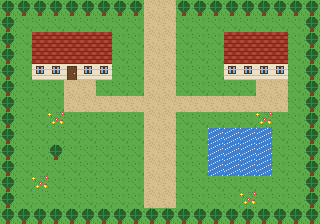

Tiled map render using the project's own tile images. Description and the whole map definition, tile-layer contents included, below:
An orthogonal 20x14 tile map with 16x16 px tiles, 3 tile layers (ground, ground2, overhead) and 7 objects (2x npc, 2x sign, spawn, warp, trigger).

<map version="1.10" tiledversion="1.10.2" orientation="orthogonal" renderorder="right-down" width="20" height="14" tilewidth="16" tileheight="16" infinite="0" nextlayerid="6" nextobjectid="8">
 <tileset firstgid="1" source="../tilesets/overworld.tsx" />
 <layer id="1" name="ground" width="20" height="14">
  <data encoding="csv">
1,1,1,1,1,1,1,1,1,3,3,1,1,1,1,1,1,1,1,1,
1,1,1,1,1,1,1,1,1,3,3,1,1,1,1,1,1,1,1,1,
1,1,9,9,9,9,9,1,1,3,3,1,1,1,9,9,9,9,1,1,
1,1,9,9,9,9,9,1,1,3,3,1,1,1,9,9,9,9,1,1,
1,1,10,10,11,10,10,1,1,3,3,1,1,1,10,10,10,10,1,1,
1,1,1,1,3,3,1,1,1,3,3,1,1,1,1,1,3,3,1,1,
1,1,1,1,3,3,3,3,3,3,3,3,3,3,3,3,3,3,1,1,
1,1,1,1,1,1,1,1,1,3,3,1,1,1,1,1,1,1,1,1,
1,1,1,1,1,1,1,1,1,3,3,1,1,4,4,4,4,1,1,1,
1,1,1,1,1,1,1,1,1,3,3,1,1,4,4,4,4,1,1,1,
1,1,1,1,1,1,1,1,1,3,3,1,1,4,4,4,4,1,1,1,
1,1,1,1,1,1,1,1,1,3,3,1,1,1,1,1,1,1,1,1,
1,1,1,1,1,1,1,1,1,3,3,1,1,1,1,1,1,1,1,1,
1,1,1,1,1,1,1,1,1,1,1,1,1,1,1,1,1,1,1,1
</data>
 </layer>
 <layer id="2" name="ground2" width="20" height="14">
  <data encoding="csv">
5,5,5,5,5,5,5,5,5,0,0,5,5,5,5,5,5,5,5,5,
5,0,0,0,0,0,0,0,0,0,0,0,0,0,0,0,0,0,0,5,
5,0,0,0,0,0,0,0,0,0,0,0,0,0,0,0,0,0,0,5,
5,0,0,0,0,0,0,0,0,0,0,0,0,0,0,0,0,0,0,5,
5,0,0,0,0,0,0,0,0,0,0,0,0,0,0,0,0,0,0,5,
5,0,0,0,0,0,0,0,0,0,0,0,0,0,0,0,0,0,0,5,
5,0,0,0,0,0,0,0,0,0,0,0,0,0,0,0,0,0,0,5,
5,0,0,7,0,0,0,0,0,0,0,0,0,0,0,0,7,0,0,5,
5,0,0,0,0,0,0,0,0,0,0,0,0,0,0,0,0,0,0,5,
5,0,0,5,0,0,0,0,0,0,0,0,0,0,0,0,0,0,0,5,
5,0,0,0,0,0,0,0,0,0,0,0,0,0,0,0,0,0,0,5,
5,0,7,0,0,0,0,0,0,0,0,0,0,0,0,0,0,0,0,5,
5,0,0,0,0,0,0,0,0,0,0,0,0,0,0,7,0,0,0,5,
5,5,5,5,5,5,5,5,5,5,5,5,5,5,5,5,5,5,5,5
</data>
 </layer>
 <layer id="3" name="overhead" width="20" height="14">
  <data encoding="csv">
0,0,0,0,0,0,0,0,0,0,0,0,0,0,0,0,0,0,0,0,
0,0,0,0,0,0,0,0,0,0,0,0,0,0,0,0,0,0,0,0,
0,0,0,0,0,0,0,0,0,0,0,0,0,0,0,0,0,0,0,0,
0,0,0,0,0,0,0,0,0,0,0,0,0,0,0,0,0,0,0,0,
0,0,0,0,0,0,0,0,0,0,0,0,0,0,0,0,0,0,0,0,
0,0,0,0,0,0,0,0,0,0,0,0,0,0,0,0,0,0,0,0,
0,0,0,0,0,0,0,0,0,0,0,0,0,0,0,0,0,0,0,0,
0,0,0,0,0,0,0,0,0,0,0,0,0,0,0,0,0,0,0,0,
0,0,0,0,0,0,0,0,0,0,0,0,0,0,0,0,0,0,0,0,
0,0,0,0,0,0,0,0,0,0,0,0,0,0,0,0,0,0,0,0,
0,0,0,0,0,0,0,0,0,0,0,0,0,0,0,0,0,0,0,0,
0,0,0,0,0,0,0,0,0,0,0,0,0,0,0,0,0,0,0,0,
0,0,0,0,0,0,0,0,0,0,0,0,0,0,0,0,0,0,0,0,
0,0,0,0,0,0,0,0,0,0,0,0,0,0,0,0,0,0,0,0
</data>
 </layer>
 <objectgroup id="4" name="objects">
  <object id="1" name="default" type="spawn" x="264" y="88">
   <properties>
    <property name="facing" value="down" />
   </properties>
   <point />
  </object>
  <object id="2" name="to_lab" type="warp" x="64" y="64" width="16" height="16">
   <properties>
    <property name="to_map" value="lab" />
    <property name="to_x" type="int" value="4" />
    <property name="to_y" type="int" value="6" />
    <property name="facing" value="up" />
    <property name="transition" value="door" />
   </properties>
  </object>
  <object id="3" name="mom" type="npc" x="240" y="112" width="16" height="16">
   <properties>
    <property name="facing" value="left" />
    <property name="sprite" value="mom" />
    <property name="script" value="maps/town.lua:mom" />
   </properties>
  </object>
  <object id="4" name="fisher" type="npc" x="192" y="160" width="16" height="16">
   <properties>
    <property name="facing" value="right" />
    <property name="sprite" value="fisher" />
    <property name="script" value="maps/town.lua:fisher" />
   </properties>
  </object>
  <object id="5" name="lab_sign" type="sign" x="96" y="80" width="16" height="16">
   <properties>
    <property name="text" value="text:town.lab_sign" />
   </properties>
  </object>
  <object id="6" name="town_sign" type="sign" x="176" y="112" width="16" height="16">
   <properties>
    <property name="text" value="text:town.sign" />
   </properties>
  </object>
  <object id="7" name="route_gate" type="trigger" x="144" y="16" width="32" height="16">
   <properties>
    <property name="on_enter" value="maps/town.lua:route_gate" />
   </properties>
  </object>
 </objectgroup>
</map>
